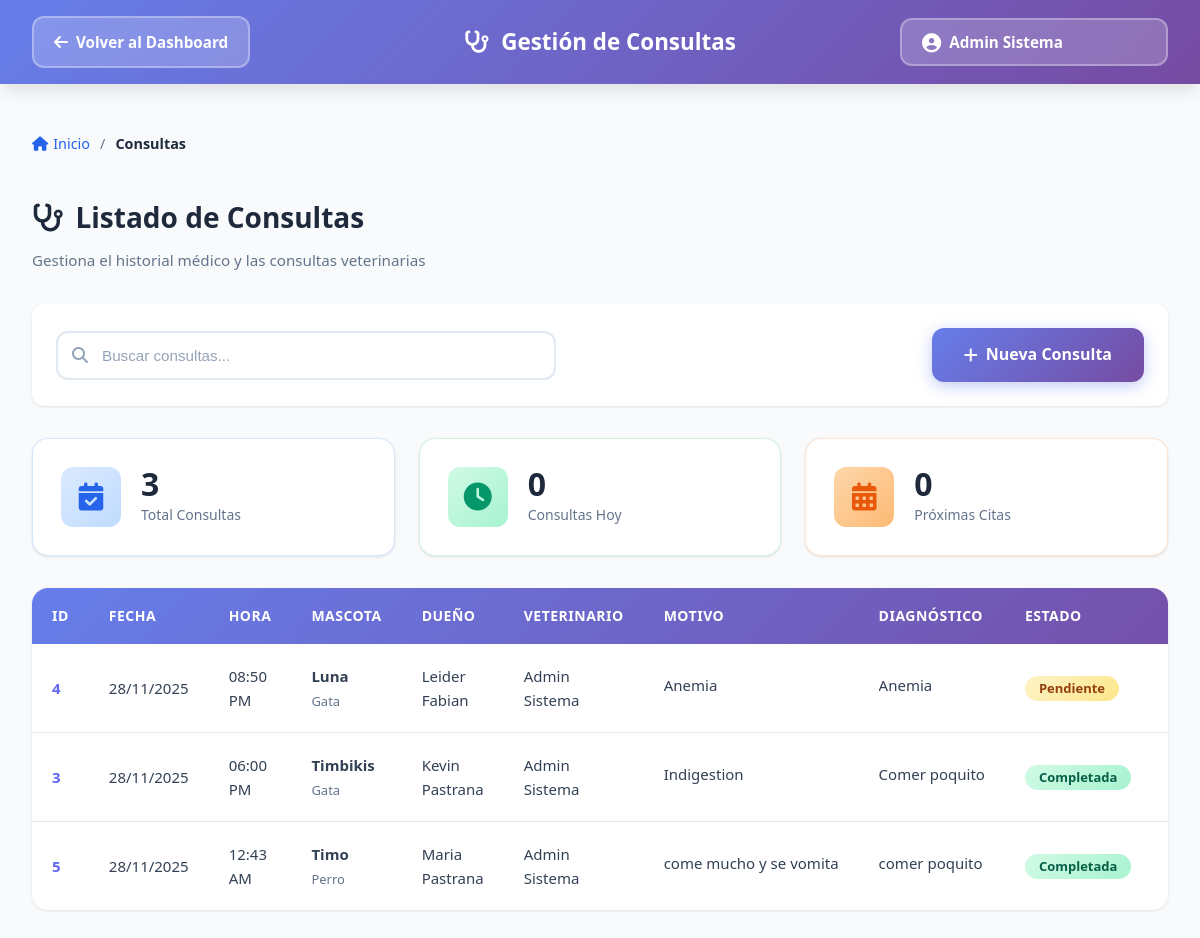
Screenshot of /Views/Consultas/listar.php (signed in) with the database file from the repository.
### tables this page shows
CREATE TABLE `consulta` (
  `id_consulta` int(10) UNSIGNED NOT NULL,
  `fecha_consulta` date NOT NULL,
  `hora_consulta` time DEFAULT NULL,
  `motivo` varchar(200) NOT NULL,
  `sintomas` text DEFAULT NULL,
  `diagnostico` text DEFAULT NULL,
  `tratamiento` text DEFAULT NULL,
  `observaciones` text DEFAULT NULL,
  `proxima_cita` date DEFAULT NULL,
  `id_mascota` int(10) UNSIGNED NOT NULL,
  `id_empleado` int(10) UNSIGNED NOT NULL,
  `estado` enum('Pendiente','En Proceso','Completada','Cancelada') NOT NULL DEFAULT 'Completada'
);

CREATE TABLE `mascota` (
  `id_mascota` int(10) UNSIGNED NOT NULL,
  `id_dueno` int(10) UNSIGNED NOT NULL,
  `nombre` varchar(50) NOT NULL,
  `foto` varchar(255) DEFAULT NULL,
  `fecha_nacimiento` date NOT NULL,
  `genero` enum('Macho','Hembra','Otro') NOT NULL,
  `especie` varchar(50) NOT NULL,
  `raza` varchar(50) DEFAULT NULL,
  `peso` decimal(6,2) NOT NULL,
  `color` varchar(50) DEFAULT NULL,
  `diagnostico` text DEFAULT NULL,
  `antecedentes` text DEFAULT NULL,
  `fecha_ingreso` date NOT NULL,
  `fecha_ultima_visita` date DEFAULT NULL,
  `estado` enum('Activo','Inactivo','Fallecido') NOT NULL DEFAULT 'Activo'
);

CREATE TABLE `dueno` (
  `id_dueno` int(10) UNSIGNED NOT NULL,
  `primer_nombre` varchar(50) NOT NULL,
  `segundo_nombre` varchar(50) DEFAULT NULL,
  `primer_apellido` varchar(50) NOT NULL,
  `segundo_apellido` varchar(50) DEFAULT NULL,
  `cedula` varchar(20) NOT NULL,
  `fecha_nacimiento` date NOT NULL,
  `genero` enum('M','F','Otro') NOT NULL,
  `ciudad` varchar(50) NOT NULL,
  `direccion` varchar(100) NOT NULL,
  `ocupacion` varchar(50) DEFAULT NULL,
  `telefono` varchar(20) NOT NULL,
  `correo_electronico` varchar(100) NOT NULL,
  `fecha_registro` timestamp NOT NULL DEFAULT current_timestamp()
);

CREATE TABLE `empleado` (
  `id_empleado` int(10) UNSIGNED NOT NULL,
  `primer_nombre` varchar(50) NOT NULL,
  `segundo_nombre` varchar(50) DEFAULT NULL,
  `primer_apellido` varchar(50) NOT NULL,
  `segundo_apellido` varchar(50) DEFAULT NULL,
  `cedula` varchar(20) NOT NULL,
  `telefono` varchar(20) NOT NULL,
  `correo_electronico` varchar(100) NOT NULL,
  `direccion` varchar(100) NOT NULL,
  `fecha_nacimiento` date NOT NULL,
  `fecha_contratacion` date NOT NULL,
  `id_cargo` int(10) UNSIGNED NOT NULL,
  `password` varchar(255) NOT NULL,
  `estado` enum('activo','inactivo') NOT NULL DEFAULT 'activo'
);

### Views/Consultas/Listar.php (the view, shortened to what this page needs)
<?php
$user_name = $_SESSION['user_name'] ?? 'Usuario';
$conn = getConnection();
$query = "SELECT
    c.id_consulta,
    c.fecha_consulta,
    c.hora_consulta,
    c.motivo,
    c.sintomas,
    c.diagnostico,
    c.tratamiento,
    c.observaciones,
    c.proxima_cita,
    c.estado,
    m.nombre AS nombre_mascota,
    m.especie,
    d.primer_nombre AS dueno_nombre,
    d.primer_apellido AS dueno_apellido,
    e.primer_nombre AS veterinario_nombre,
    e.primer_apellido AS veterinario_apellido
FROM consulta c
INNER JOIN mascota m ON c.id_mascota = m.id_mascota
INNER JOIN dueno d ON m.id_dueno = d.id_dueno
INNER JOIN empleado e ON c.id_empleado = e.id_empleado
ORDER BY c.fecha_consulta DESC, c.hora_consulta DESC";
$consultas = $conn->query($query);
?>
<!DOCTYPE html>
<html lang="es">
<head>
    <link rel="stylesheet" href="https://cdnjs.cloudflare.com/ajax/libs/font-awesome/6.4.0/css/all.min.css">
    <link rel="stylesheet" href="../../Assets/Css/Dashboard.css">
    <link rel="stylesheet" href="../../Assets/Css/FormsConsultas.css">
    <link rel="stylesheet" href="../../Assets/Css/Forms.css">
</head>
<body>
    <nav class="navbar">
        <div class="nav-container">
            <div class="nav-left">
                <a href="../../Dashboard.php" class="btn-back">
                    <i class="fas fa-arrow-left"></i>
                    Volver al Dashboard
                </a>
            </div>
            <div class="nav-center">
                <h1 class="page-title">
                    <i class="fas fa-stethoscope"></i>
                    Gestión de Consultas
                </h1>
            </div>
            <div class="nav-right">
                <span class="user-badge">
                    <i class="fas fa-user-circle"></i>
                    <?php echo htmlspecialchars($user_name); ?>
                </span>
            </div>
        </div>
    </nav>
    <main class="main-content">
        <div class="container">
            <div class="breadcrumb">
                <a href="../../Dashboard.php"><i class="fas fa-home"></i> Inicio</a>
                <span class="separator">/</span>
                <span class="current">Consultas</span>
            </div>
            <div class="page-header">
                <h1>
                    <i class="fas fa-stethoscope"></i>
                    Listado de Consultas
                </h1>
                <p>Gestiona el historial médico y las consultas veterinarias</p>
            </div>
            <div class="table-header">
                <div class="search-box">
                    <input type="text" id="searchInput" placeholder="Buscar consultas..." onkeyup="filtrarTabla()">
                </div>
                <a href="Registrar.php" class="btn btn-primary">
                    <i class="fas fa-plus"></i>
                    Nueva Consulta
                </a>
            </div>
            <div class="stats-cards">
                <div class="stat-card blue">
                    <div class="stat-icon">
                        <i class="fas fa-calendar-check"></i>
                    </div>
                    <div class="stat-info">
                        <h3><?php echo $consultas->num_rows; ?></h3>
                        <p>Total Consultas</p>
                    </div>
                </div>
                <div class="stat-card green">
                    <div class="stat-icon">
                        <i class="fas fa-clock"></i>
                    </div>
                    <div class="stat-info">
                        <h3>
                            <?php
                            $hoy = date('Y-m-d');
                            $consultas_hoy = $conn->query("SELECT COUNT(*) as total FROM consulta WHERE fecha_consulta = '$hoy'");
                            echo $consultas_hoy->fetch_assoc()['total'];
                            ?>
                        </h3>
                        <p>Consultas Hoy</p>
                    </div>
                </div>
                <div class="stat-card orange">
                    <div class="stat-icon">
                        <i class="fas fa-calendar-alt"></i>
                    </div>
                    <div class="stat-info">
                        <h3>
                            <?php
                            $proximas = $conn->query("SELECT COUNT(*) as total FROM consulta WHERE proxima_cita >= CURDATE() AND estado = 'Completada'");
                            echo $proximas->fetch_assoc()['total'];
                            ?>
                        </h3>
                        <p>Próximas Citas</p>
                    </div>
                </div>
            </div>
            <div class="table-container">
                <table class="data-table" id="consultasTable">
                    <thead>
                        <tr>
                            <th>ID</th>
                            <th>Fecha</th>
                            <th>Hora</th>
                            <th>Mascota</th>
                            <th>Dueño</th>
                            <th>Veterinario</th>
                            <th>Motivo</th>
                            <th>Diagnóstico</th>
                            <th>Estado</th>
                            <th>Acciones</th>
                        </tr>
                    </thead>
                    <tbody>
                        <?php if ($consultas && $consultas->num_rows > 0): ?>
                            <?php while($consulta = $consultas->fetch_assoc()): ?>
                                <tr>
                                    <td><?php echo $consulta['id_consulta']; ?></td>
                                    <td><?php echo date('d/m/Y', strtotime($consulta['fecha_consulta'])); ?></td>
                                    <td><?php echo date('h:i A', strtotime($consulta['hora_consulta'])); ?></td>
                                    <td>
                                        <strong><?php echo htmlspecialchars($consulta['nombre_mascota']); ?></strong>
                                        <br>
                                        <small class="text-muted"><?php echo htmlspecialchars($consulta['especie']); ?></small>
                                    </td>
                                    <td><?php echo htmlspecialchars($consulta['dueno_nombre'] . ' ' . $consulta['dueno_apellido']); ?></td>
                                    <td><?php echo htmlspecialchars($consulta['veterinario_nombre'] . ' ' . $consulta['veterinario_apellido']); ?></td>
                                    <td>
                                        <span class="text-truncate" title="<?php echo htmlspecialchars($consulta['motivo']); ?>">
                                            <?php echo htmlspecialchars(substr($consulta['motivo'], 0, 30)) . (strlen($consulta['motivo']) > 30 ? '...' : ''); ?>
                                        </span>
                                    </td>
                                    <td>
                                        <span class="text-truncate" title="<?php echo htmlspecialchars($consulta['diagnostico']); ?>">
                                            <?php echo htmlspecialchars(substr($consulta['diagnostico'], 0, 30)) . (strlen($consulta['diagnostico']) > 30 ? '...' : ''); ?>
                                        </span>
                                    </td>
                                    <td>
<span class="badge badge-<?php
    echo $consulta['estado'] == 'Completada' ? 'success' :
        ($consulta['estado'] == 'Pendiente' ? 'warning' : 'danger');
?>">
    <?php echo htmlspecialchars($consulta['estado']); ?>
</span>
                                    </td>
                                    <td class="actions">
                                    </td>
                                </tr>
                            <?php endwhile; ?>
                        <?php endif; ?>
                    </tbody>
                </table>
            </div>
        </div>
    </main>
</body>
</html>

### Assets/Css/Dashboard.css (style rules this page uses)
:root { --primary: #2563eb; --primary-dark: #1e40af; --secondary: #10b981; --accent: #8b5cf6; --danger: #ef4444; --warning: #f59e0b; --info: #06b6d4; --success: #10b981; --bg-primary: #f8fafc; --bg-secondary: #ffffff; --text-primary: #1e293b; --text-secondary: #64748b; --border: #e2e8f0; --shadow-sm: 0 1px 2px 0 rgba(0, 0, 0, 0.05); --shadow-md: 0 4px 6px -1px rgba(0, 0, 0, 0.1); --shadow-lg: 0 10px 15px -3px rgba(0, 0, 0, 0.1); --shadow-xl: 0 20px 25px -5px rgba(0, 0, 0, 0.1); --radius-sm: 8px; --radius-md: 12px; --radius-lg: 16px; --transition: all 0.3s cubic-bezier(0.4, 0, 0.2, 1); }
* { margin: 0; padding: 0; box-sizing: border-box; }
body { font-family: 'Segoe UI', 'Inter', -apple-system, BlinkMacSystemFont, sans-serif; background: var(--bg-primary); color: var(--text-primary); line-height: 1.6; min-height: 100vh; display: flex; flex-direction: column; }
.navbar { background: linear-gradient(135deg, #667eea 0%, #764ba2 100%); color: white; box-shadow: var(--shadow-lg); position: sticky; top: 0; z-index: 1000; }
.nav-container { max-width: 1400px; margin: 0 auto; padding: 1rem 2rem; display: grid; grid-template-columns: 1fr 2fr 1fr; align-items: center; gap: 2rem; }
.btn-back { background: rgba(255, 255, 255, 0.2); border: 2px solid rgba(255, 255, 255, 0.3); color: white; padding: 0.625rem 1.25rem; border-radius: var(--radius-md); cursor: pointer; font-size: 0.95rem; font-weight: 600; display: inline-flex; align-items: center; gap: 8px; text-decoration: none; transition: var(--transition); backdrop-filter: blur(10px); }
.btn-back i { font-size: 1rem; }
.nav-center .page-title { font-size: 1.4rem; font-weight: 600; text-align: center; display: flex; align-items: center; justify-content: center; gap: 12px; }
.user-badge { background: rgba(255, 255, 255, 0.2); border: 2px solid rgba(255, 255, 255, 0.3); color: white; padding: 0.625rem 1.25rem; border-radius: var(--radius-md); font-size: 0.95rem; font-weight: 600; display: inline-flex; align-items: center; gap: 8px; backdrop-filter: blur(10px); transition: var(--transition); }
.user-badge i { font-size: 1.2rem; }
.main-content { flex: 1; padding: 2rem 0; }
.container { max-width: 1400px; margin: 0 auto; padding: 0 2rem; }
.stat-card { background: var(--bg-secondary); border-radius: var(--radius-lg); padding: 1.75rem; box-shadow: var(--shadow-md); display: flex; align-items: center; gap: 1.25rem; transition: var(--transition); }
.stat-icon { width: 70px; height: 70px; border-radius: var(--radius-md); display: flex; align-items: center; justify-content: center; font-size: 2rem; color: white; }

### Assets/Css/Forms.css (style rules this page uses)
.btn-back { display: inline-flex; align-items: center; gap: 8px; padding: 0.75rem 1.25rem; background: rgba(255, 255, 255, 0.2); border: 2px solid rgba(255, 255, 255, 0.3); color: white; text-decoration: none; border-radius: var(--radius-md); font-weight: 600; transition: var(--transition); }
.user-badge { padding: 0.625rem 1.25rem; background: rgba(255, 255, 255, 0.2); border-radius: var(--radius-md); font-weight: 600; color: white; display: flex; align-items: center; gap: 8px; }
.breadcrumb { display: flex; align-items: center; gap: 10px; padding: 1rem 0; font-size: 0.9rem; color: var(--text-secondary); margin-bottom: 1.5rem; }
.breadcrumb a { color: var(--primary); text-decoration: none; transition: var(--transition); display: flex; align-items: center; gap: 5px; }
.breadcrumb .separator { color: var(--text-secondary); }
.breadcrumb .current { color: var(--text-primary); font-weight: 600; }
.btn { padding: 0.875rem 2rem; border-radius: var(--radius-md); font-size: 1rem; font-weight: 600; cursor: pointer; transition: var(--transition); display: inline-flex; align-items: center; gap: 8px; text-decoration: none; border: none; }
.btn-primary { background: linear-gradient(135deg, #667eea 0%, #764ba2 100%); color: white; box-shadow: 0 4px 15px rgba(102, 126, 234, 0.4); }

### rows the page displays
consulta: id_consulta "4", fecha_consulta "28/11/2025", hora_consulta "08:50 PM", id_mascota.nombre "Luna", id_mascota.especie "Gata", dueno.primer_nombre+primer_apellido "Leider Fabian", id_empleado.primer_apellido "Admin Sistema", motivo "Anemia", diagnostico "Anemia", estado "Pendiente"
consulta: id_consulta "3", fecha_consulta "28/11/2025", hora_consulta "06:00 PM", id_mascota.nombre "Timbikis", id_mascota.especie "Gata", dueno.primer_nombre+primer_apellido "Kevin Pastrana", id_empleado.primer_apellido "Admin Sistema", motivo "Indigestion", diagnostico "Comer poquito", estado "Completada"
consulta: id_consulta "5", fecha_consulta "28/11/2025", hora_consulta "12:43 AM", id_mascota.nombre "Timo", id_mascota.especie "Perro", dueno.primer_nombre+primer_apellido "Maria Pastrana", id_empleado.primer_apellido "Admin Sistema", motivo "come mucho y se vomita", diagnostico "comer poquito", estado "Completada"

### other values shown
$user_name "Admin Sistema"
$consultas->num_rows "3"
$consultas_hoy->fetch_assoc()['total'] "0"
$proximas->fetch_assoc()['total'] "0"
